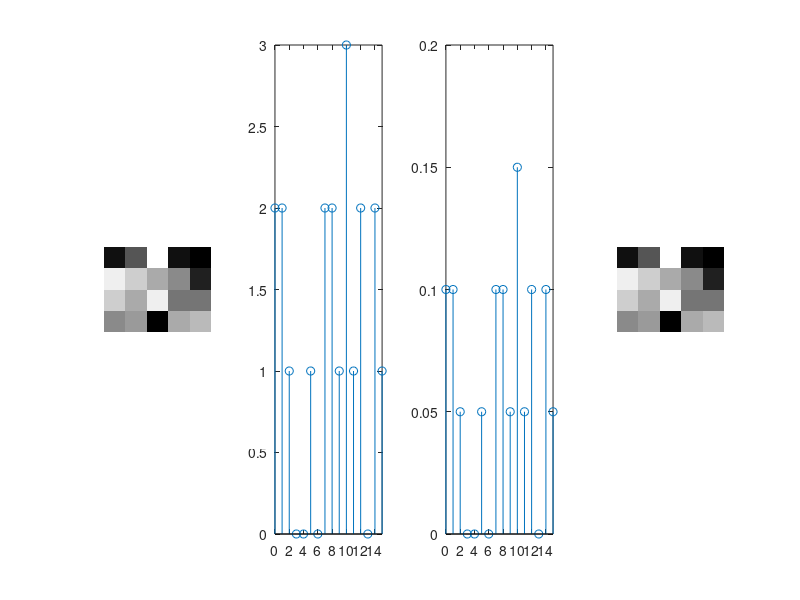

This chart was generated by the following MATLAB code:
close all;
clc;
clear all;


function result= hist(M, Q)
  result = zeros(1, Q+1);
  [y x] = size(M);

  for(i=1: 1: y)
    for(j=1: 1: x)
      result(M(i,j)+1)++;
    endfor
  endfor
end

img = [
    [1, 5, 15, 1, 0],
    [14, 12, 10, 8, 2],
    [12, 10, 14, 7, 7],
    [8, 9, 0, 10, 11]
];
n = 4;
Q = (n^2)-1;

subplot(1, 4, 1);
imshow(img, []);

x = (0: Q);
subplot(1, 4, 2);
stem(x, hist(img, Q));
xlim([0 Q]);

[m n] = size(img);
subplot(1, 4, 3);
stem(x, hist(img, Q)/(m*n));
xlim([0 Q]);

subplot(1, 4, 4);
imshow(img/max(img(:)), []);
